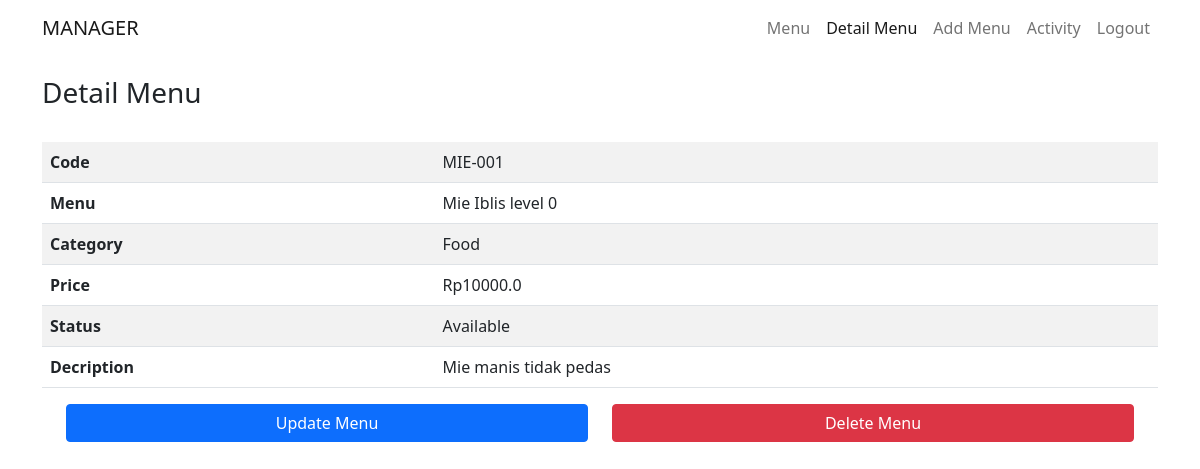
The app's page /menu/detailmenu/3 (signed in) with its own data.
### menu/models.py (models this page shows, shortened)
class Menu(models.Model):
    user = models.ForeignKey(User, on_delete=models.CASCADE, null=True, blank=True)
    kode = models.CharField(max_length=200, null=True, blank=True)
    menu = models.CharField(max_length=200, null=True, blank=True)
    kategoris = (
        ('Food', 'Food'),
        ('Drink', 'Drink'),
        ('Snacks', 'Snacks'),
    )
    kategori = models.CharField(max_length=200, choices=kategoris, null=True, blank=True)
    harga = models.FloatField(null=True, blank=True)
    deskripsi = models.TextField(null=True, blank=True)
    statuss = (
        ('Available', 'Available'),
        ('Unavailable', 'Unavailable'),
    )
    status = models.CharField(max_length=200, default='Tersedia', choices=statuss, null=True, blank=True)

### menu/views.py (the view)
# urls.py: path('detailmenu/<int:id>', views.detailmenu, name='detailmenu'),
@login_required(login_url='login')
def detailmenu(request, id):
    menu = Menu.objects.get(id=id)
    context = {'menu' : menu}
    return render(request, 'detailmenu.html', context)

### menu/templates/detailmenu.html (shortened to what this page needs)
<!doctype html>
<html lang="en">
  <head>
    <link href="https://cdn.jsdelivr.net/npm/bootstrap@5.0.2/dist/css/bootstrap.min.css" rel="stylesheet">
  </head>
  <body>
    <section id="navbar">
    <nav class="navbar navbar-expand-lg navbar-light">
        <div class="container">
          <a class="navbar-brand" href="#">MANAGER</a>
          <div class="collapse navbar-collapse" id="navbarSupportedContent">
            <ul class="navbar-nav ms-auto mb-2 mb-lg-0">
              <li class="nav-item">
                <a class="nav-link" aria-current="page" href="{% url 'menu' %}">Menu</a>
              </li>
              <li class="nav-item">
                <a class="nav-link active" aria-current="page" href="#">Detail Menu</a>
              </li>
              <li class="nav-item">
                <a class="nav-link" aria-current="page" href="{% url 'addmenu' %}">Add Menu</a>
              </li>
              <li class="nav-item">
                <a class="nav-link" aria-current="page" href="{% url 'logmanager' %}">Activity</a>
              </li>
              <li class="nav-item">
                <a class="nav-link" aria-current="page" href="{% url 'logout' %}">Logout</a>
              </li>
            </ul>
          </div>
        </div>
      </nav>
    </section>
    <section id="user">
        <div class="container">
            <div class="row justify-content-center ">
                <div class="col-md">
                    <thead>
                        <th><h3>Detail Menu</h3></th> <br>
                    </thead>
                    <table class="table table-striped">
                        <tbody>
                          <tr>
                            <th scope="row">Code</th>
                            <td>{{menu.kode}}</td>
                          </tr>
                          <tr>
                            <th scope="row">Menu</th>
                            <td>{{menu.menu}}</td>
                          </tr>
                          <tr>
                            <th scope="row">Category</th>
                            <td>{{menu.kategori}}</td>
                          </tr>
                          <tr>
                            <th scope="row">Price</th>
                            <td>Rp{{menu.harga}}</td>
                          </tr>
                          <tr>
                            <th scope="row">Status</th>
                            <td>{{menu.status}}</td>
                          </tr>
                          <tr>
                            <th scope="row">Decription</th>
                            <td>{{menu.deskripsi}}</td>
                          </tr>
                        </tbody>
                      </table>
                      <div class="container">
                        <div class="row">
                          <div class="col-6">
                            <a class="btn btn-primary" href="{% url 'updatemenu' menu.id %}">Update Menu</a>
                          </div>
                          <div class="col-6">
                            <a class="btn btn-danger" href="{% url 'deletemenu' menu.id %}">Delete Menu</a>
                          </div>
                        </div>
                      </div>
                </div>
            </div>
        </div>
    </section>
  </body>
</html>

### menu/templates/detailmenu.html (style rules this page uses)
#user { margin-top: 20px; }
.btn { width: 100%; }

### records on screen
Menu: kode "MIE-001", menu "Mie Iblis level 0", kategori "Food", harga "10000.0", status "Available", deskripsi "Mie manis tidak pedas"
